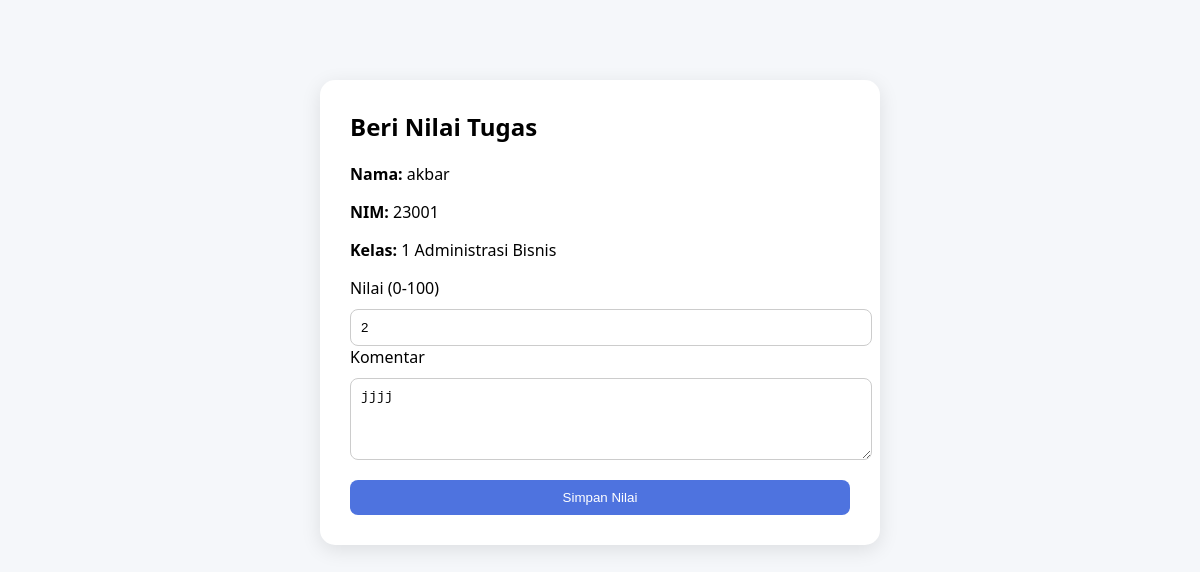
Screenshot of /nilai.php?id=66 (signed in) with the database file from the repository.
### tables this page shows
CREATE TABLE `tugas` (
  `tanggal` date DEFAULT NULL,
  `topik` varchar(200) NOT NULL,
  `masalah` text NOT NULL,
  `solusi` text NOT NULL,
  `id` int(11) NOT NULL,
  `nama` varchar(100) NOT NULL,
  `nim` varchar(50) NOT NULL,
  `kelas` varchar(100) NOT NULL,
  `file` varchar(255) NOT NULL,
  `judul` varchar(500) NOT NULL
);

CREATE TABLE `nilai` (
  `tanggal_nilai` timestamp NOT NULL DEFAULT current_timestamp(),
  `id` int(11) NOT NULL,
  `tugas_id` int(11) DEFAULT NULL,
  `nilai` int(3) NOT NULL,
  `komentar` text NOT NULL
);

### nilai.php (the view, shortened to what this page needs)
<?php
include "koneksi.php";
$id = $_GET['id'];
$data = mysqli_query($conn,"SELECT * FROM tugas WHERE id='$id'");
$t = mysqli_fetch_assoc($data);
$nilaiQuery = mysqli_query($conn,"SELECT * FROM nilai WHERE tugas_id='$id'");
$nilaiData = mysqli_fetch_assoc($nilaiQuery);
?>
<!DOCTYPE html>
<html>
<head>
</head>
<body>
<div class="container">
    <h2>Beri Nilai Tugas</h2>
    <p><b>Nama:</b> <?= $t['nama'] ?></p>
    <p><b>NIM:</b> <?= $t['nim'] ?></p>
    <p><b>Kelas:</b> <?= $t['kelas'] ?></p>
    <form method="POST">
        <label>Nilai (0-100)</label>
        <input type="number"
               name="nilai"
               min="0"
               max="100"
               required
               value="<?= $nilaiData['nilai'] ?? '' ?>">
        <label>Komentar</label>
        <textarea name="komentar" rows="4"><?= $nilaiData['komentar'] ?? '' ?></textarea>
        <button type="submit" name="simpan">Simpan Nilai</button>
    </form>
</div>
</body>
</html>

### nilai.php (style rules this page uses)
body { font-family:Segoe UI; background:#f5f7fa; }
.container { width:500px; margin:80px auto; background:white; padding:30px; border-radius:15px; box-shadow:0 5px 20px rgba(0,0,0,0.1); }
h2 { margin-top:0; }
input, textarea { width:100%; padding:10px; margin-top:10px; border-radius:8px; border:1px solid #ccc; }
button { margin-top:15px; padding:10px; width:100%; background:#4e73df; color:white; border:none; border-radius:8px; cursor:pointer; }

### rows the page displays
tugas: nama "akbar", nim "23001", kelas "1 Administrasi Bisnis"
nilai: nilai "2", komentar "jjjj"
